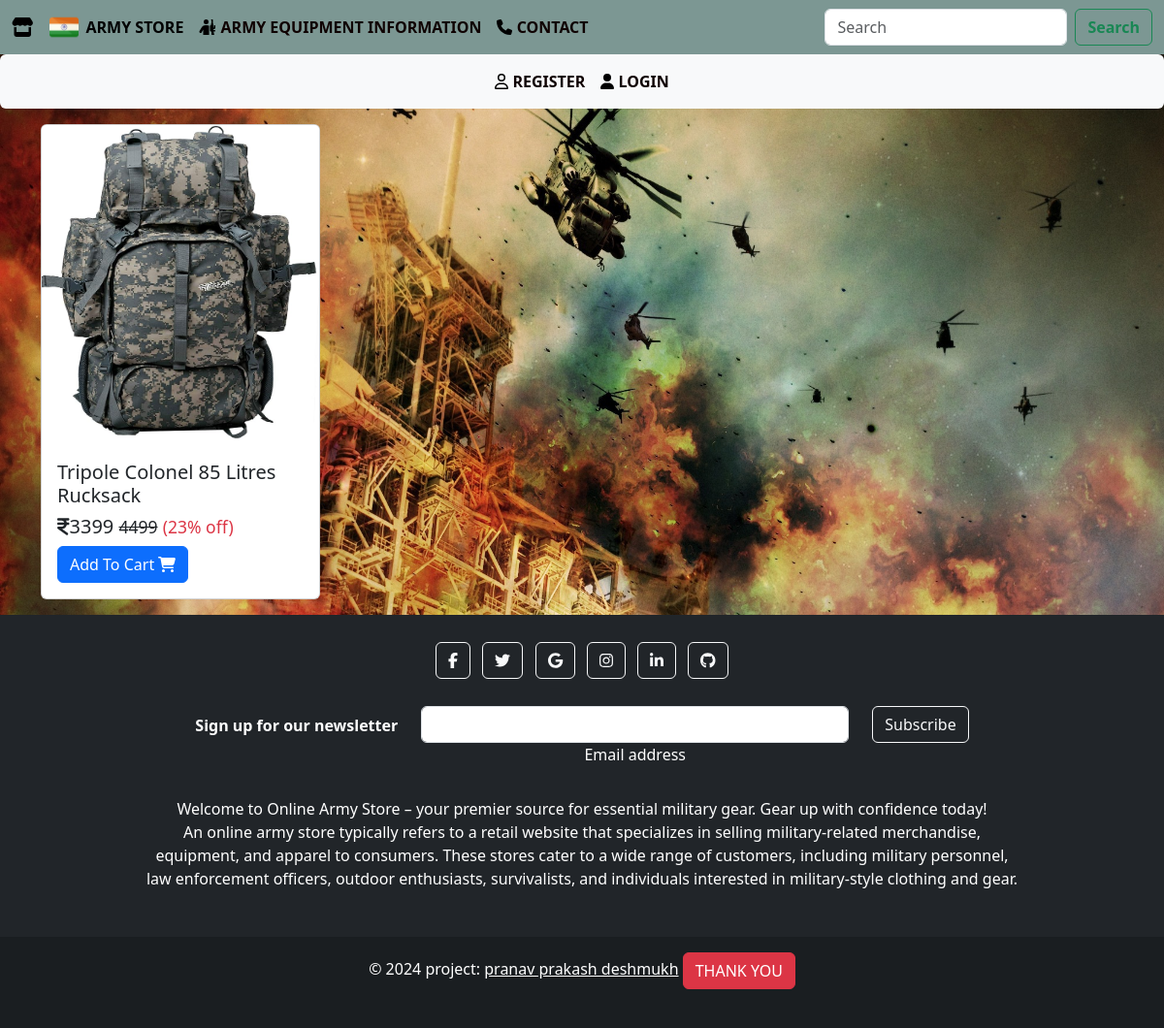
The page /bags on the database its author committed.
### army/models.py (models this page shows, shortened)
class Store(models.Model):
    CATEGORY_CHOICES = [
        ('TSHIRT', 'Tshirt'),
        ('PANT', 'pant'),
        ('SHOES', 'Shoes'),
        ('WATCH', 'Watch'),
        ('JACKET', 'jacket'),
        ('BAGS', 'Bags'),
    ]
    name = models.CharField(max_length=100)
    category = models.CharField(max_length=20, choices=CATEGORY_CHOICES)
    small_description=models.CharField(max_length=300)
    description=models.TextField()
    selling_price = models.IntegerField()
    discounted_price = models.IntegerField()
    percentage = models.IntegerField(default=0)
    price_and_quantity_total = models.IntegerField(default=0)
    Store_image =models.ImageField(upload_to='Store_images')  # As we are using image field we have to intall 'pillow'. And we have to Define MEDIA_URL in settings.py file so that all folder should save in media directory

### army/views.py (the view)
# urls.py: path('bags',views.BagsView.as_view(),name='bags'),
class BagsView(View):
    def get(self,request):
        bags = Store.objects.filter(category='BAGS')
        return render(request,'bags.html',{'bags':bags})

### army/templates/bags.html (shortened to what this page needs)
{% extends "army.html" %}
{% load static %}
{% block content %}
<div class="container mr-3 ">
    <div class="row">
        {% for ba in bags %}
      <div class="col-sm-3 mb-3 mt-3">
        <div class="card " style="width: 18rem;">
          <img src="{{ba.Store_image.url}}" class="card-img-top" alt="...">
          <div class="card-body">
            <h5 class="card-title">{{ba.name}}</h5>
            <h5 class="font-weight-bold text-dark "><i class="fa-solid fa-indian-rupee-sign"></i>{{ba.discounted_price}} <small class="fw-light rupee">{{ba.selling_price}}</small> <small class="text-danger">(23% off)</small></h5>
            <a href="{% url "storedetails" ba.id %}" class="btn btn-primary">Add To Cart <i class="fa-solid fa-cart-shopping"></i></a>
          </div>
        </div>
      </div>
      {% endfor %}
    </div>
</div>
{% endblock content %}

### army/static/army/css/army.css (style rules this page uses)
.card-img-top { height: 330px; }
.rupee ,.cart-selling-price { text-decoration:line-through; }
.card { transition: transform 0.3s ease, box-shadow 0.3s ease; }
.card-body { transition: background-color 0.3s ease; }
.card-title { transition: color 0.3s ease, text-shadow 0.3s ease; }

### rows shown on the page
Store: Store_image (picture), name "Tripole Colonel 85 Litres Rucksack", discounted_price "3399", selling_price "4499"
